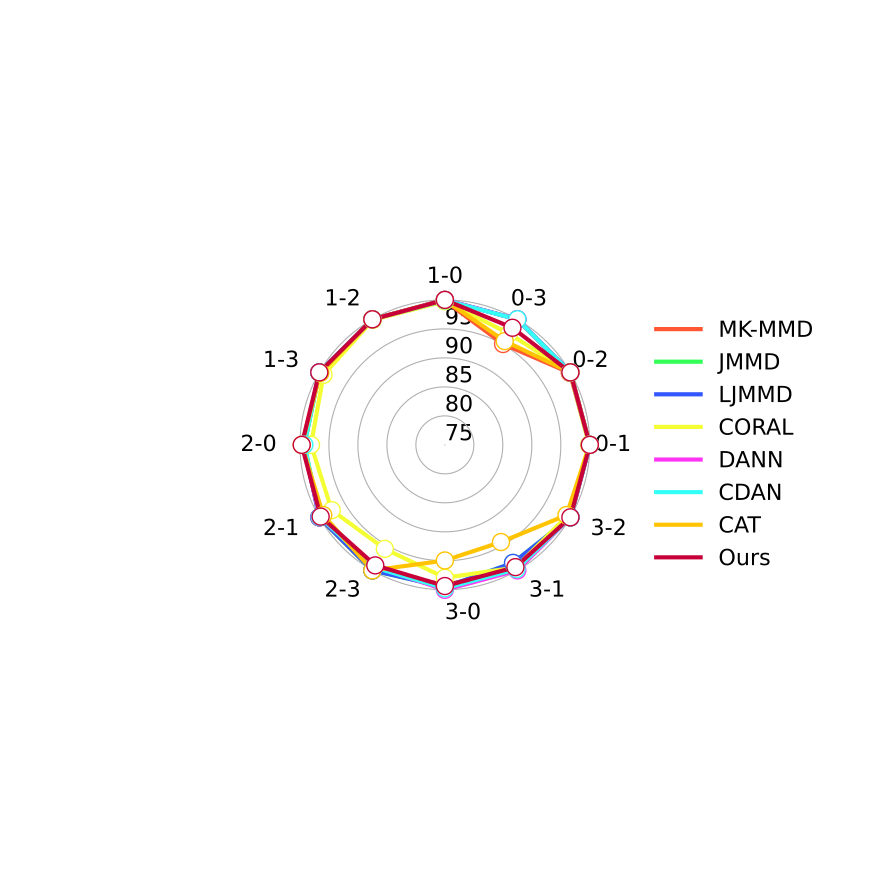

Recreate this plot in Python.
import numpy as np
import matplotlib.pyplot as plt

# 设置全局字体为 Times New Roman
plt.rcParams['font.family'] = 'Times New Roman'

# 数据准备
methods = ['MK-MMD', 'JMMD', 'LJMMD', 'CORAL', 'DANN', 'CDAN', 'CAT', 'Ours']
tasks = ['0-1', '0-2', '0-3', '1-0', '1-2', '1-3', '2-0', '2-1', '2-3', '3-0', '3-1', '3-2']
data = {
    'MK-MMD': [100.00, 99.87, 95.08, 99.85, 100.00, 100.00, 99.23, 100.00, 100.00, 99.16, 99.81, 100.00],
    'JMMD': [100.00, 100.00, 100.00, 100.00, 100.00, 100.00, 99.23, 100.00, 100.00, 99.54, 98.51, 100.00],
    'LJMMD': [100.00, 100.00, 100.00, 100.00, 100.00, 100.00, 99.39, 100.00, 100.00, 99.54, 98.51, 100.00],
    'CORAL': [99.87, 99.94, 97.15, 99.77, 99.87, 99.16, 98.08, 97.53, 95.71, 97.92, 99.42, 99.42],
    'DANN': [100.00, 100.00, 100.00, 100.00, 100.00, 100.00, 99.38, 99.94, 99.23, 100.00, 100.00, 100.00],
    'CDAN': [100.00, 100.00, 100.00, 99.92, 100.00, 100.00, 99.23, 99.87, 99.39, 99.74, 99.74, 100.00],
    'CAT': [100.00, 100.00, 95.66, 100.00, 100.00, 99.81, 99.69, 99.22, 100.00, 94.94, 94.35, 99.22],
    'Ours': [100.00, 100.00, 98.32, 100.00, 100.00, 100.00, 99.69, 99.74, 99.00, 99.35, 99.35, 100.00]
}

# 定义可手动调整的参数
label_radius = 104  # 任务标签离中心的距离
legend_x_offset = 0.72  # 图例相对于图表主体的水平偏移量

# 准备数据
angles = np.linspace(0, 2 * np.pi, len(tasks), endpoint=False).tolist()
angles += angles[:1]  # 闭合图形

fig, ax = plt.subplots(figsize=(16, 9), subplot_kw=dict(polar=True))

# 定义颜色列表
colors = ['#FF5733', '#33FF57', '#3357FF', '#F3FF33', '#FF33F3', '#33FFF6', '#FFC300', '#C70039']

# 绘制雷达图
for i, method in enumerate(methods):
    values = data[method]
    values_with_closure = values + values[:1]  # 闭合图形
    ax.plot(angles, values_with_closure, label=method, color=colors[i], linewidth=3)

    # 在每个拐点处绘制白色圆圈标识
    for j, angle in enumerate(angles[:-1]):
        ax.scatter(angle, values[j], color='white', edgecolor=colors[i], s=150, zorder=10)

# 设置径向轴范围以进一步放大差距
ax.set_ylim(130, 150)  # 扩展径向轴范围

# 设置径向网格数量及字号
ax.set_rgrids([75, 80, 85, 90, 95, 100], labels=['75', '80', '85', '90', '95', ''], angle=90, fontsize=16)

# 隐藏默认的任务类别标签
ax.set_xticks([])  # 移除默认的角度标签

# 添加任务名称到外部合适位置，并设置字号
for i, (angle, label) in enumerate(zip(angles[:-1], tasks)):
    angle_deg = np.degrees(angle)
    ha = "center"
    va = "center"
    if 90 < angle_deg < 270:
        ha = "right"  # 左半部分标签右对齐
    elif 270 <= angle_deg <= 450:
        ha = "left"  # 右半部分标签左对齐
    ax.text(angle, label_radius, label, fontsize=16, ha=ha, va=va)

# 隐藏最外层的圆圈
ax.spines['polar'].set_visible(False)

# 添加图例到右侧，并允许手动调整距离及字号
legend = ax.legend(loc='center left', bbox_to_anchor=(legend_x_offset, 0.5), fontsize=16)

# 移除图例边框
legend.get_frame().set_linewidth(0)

# 调整图例背景透明度
legend.get_frame().set_alpha(0.8)

# 显示网格
ax.grid(True)

# 不显示标题
# ax.set_title('Comparison of Methods', va='bottom', fontsize=18)

# 保存为 pdf 文件
plt.tight_layout()
plt.savefig("CWRU_TIME.pdf", format='pdf', bbox_inches='tight')

# 显示图形
plt.show()
